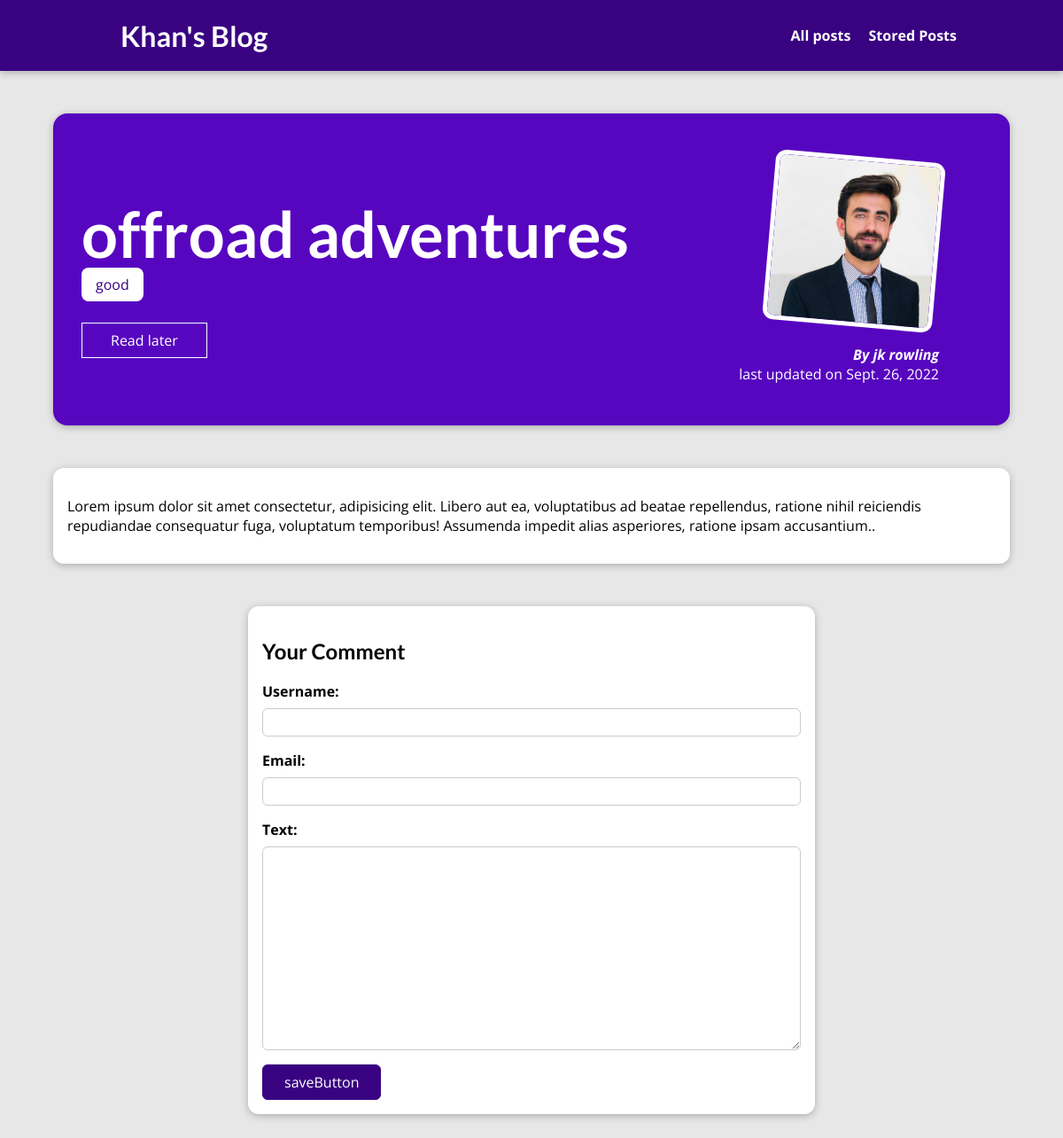
Screenshot of /blog/posts/offroad-adventures with the database file from the repository.
### blog/models.py (models this page shows, shortened)
class Post(models.Model):
    title=models.CharField(max_length=100)
    excerpt=models.CharField(max_length=200)
    image= models.ImageField(upload_to ="posts", null= True)
    date=models.DateField(auto_now=True)
    slug= models.SlugField(unique=True,db_index=True)
    content=models.TextField(validators=[MinLengthValidator(10)])
    author= models.ForeignKey(Author, on_delete=models.SET_NULL, null=True, related_name='posts')
    tag=models.ManyToManyField(Tag)

class Tag(models.Model):
    caption=models.CharField(max_length=100)

class Author(models.Model):
    first_Name= models.CharField(max_length=30)
    last_name= models.CharField(max_length=30)
    email_adress=models.EmailField()
    def full_name(self):
        return f" {self.first_Name} {self.last_name}"
    def __str__(self):
        return self.full_name()

### blog/views.py (the view, shortened to what this page needs)
# urls.py: path("posts/<slug:slug>",views.PostDetail.as_view(),name="posts-detail"),
class PostDetail(View):
    def is_stored_post(self ,request,post_id ):
        stored_post= request.session.get("stored_post")
        if stored_post is not None:
            is_savedfor_later= post_id in stored_post
        else:
            is_savedfor_later=False
        return is_savedfor_later
    def get(self, request, slug):
        post= Post.objects.get(slug= slug)
        context={
            "post":post,
            "post_tags":post.tag.all(),
            "comment_form": CommentForm(),
            "savedforlater": self.is_stored_post(request, post.id)
        }
        return render(request, "blog/post-detail.html",context)

### blog/forms.py
class CommentForm(forms.ModelForm):
    class Meta:
        model=Comment
        exclude=["post"]
        label={
            "user":"your name",
            "email":"your email",
            "text":"YOUR COMMENT"
        }

### blog/templates/blog/post-detail.html (shortened to what this page needs)
{% extends 'base.html' %}
{%load static%}
 {%block css_files%}
  <link rel= "stylesheet" href="{% static "blog/post-detail.css" %}"/>
 {%endblock%}
  {%block content%}
   <section id = "summary">
    <h2> {{post.title}}</h2>
    <div>
     {%for tag in post_tags%}
      <span class = "tag"> {{tag.caption}}</span>
     {%endfor%}
    </div>
    <div id = "read-later">
        <form action="{%url "read-later"%}" method="POST">
            <button>
                {%if savedforlater %}
                 Remove from "Read Later"
                {%else%}
                 Read later
                {%endif%}
            </button>
        </form>
    </div>
    <article>
     <img src="{{post.image.url}}" alt="{{post.title}}"/>
     <address>By <a href="mailto:{{post.author.email_adresss}}" > {{post.author}}</a></address>
     <div> last updated on {{post.date}}</div>
    </article>
   </section>
   <main>
    <p> {{post.content}}.</p>
   </main>
   <section id= "comment-form">
     <h2>Your Comment  </h2>
     <form action= "{% url "posts-detail"  post.slug%} " method="POST" >
        {% for form_field in comment_form %}
          <div class= "form-control">
            {{form_field.label_tag}}
            {{form_field}}
          </div>
        {%endfor%}
        <button>saveButton</button>
     </form>
    </section>
  {%endblock%}

### my_site/static/app.css (style rules this page uses)
* { box-sizing: border-box; }
html { font-family: 'Open Sans', 'Lato', sans-serif; }
body { margin: 0; }
h1, h2, h3 { font-family: 'Lato', sans-serif; font-weight: bold; }

### blog/static/blog/post-detail.css (style rules this page uses)
body { background-color: #e7e7e7; }
#summary { margin: 8rem auto 3rem auto; padding: 2rem; width: 90%; max-width: 90rem; border-radius: 16px; background-color: #5706c0; position: relative; box-shadow: 0 2px 8px rgba(0, 0, 0, 0.25); height: 22rem; }
#summary h2 { color: white; font-size: 4.5rem; margin-bottom: 0.25rem; }
#summary article { position: absolute; top: 2rem; right: 3rem; padding: 1rem 2rem; border-radius: 12px; text-align: right; color: white; }
#summary article img { width: 12rem; height: 12rem; border-radius: 12px; transform: rotateZ(5deg); border: 5px solid white; margin-bottom: 1rem; }
#summary address { font-weight: bold; }
#summary a { color: white; text-decoration: none; }
#read-later { margin:2rem 0; }
#read-later button { background-color: transparent; border: 1px solid white; padding: 0.5rem 2rem; font: inherit; color: white; cursor: pointer; }
main { width: 90%; max-width: 90rem; margin: 3rem auto; background-color: white; padding: 1rem; border-radius: 12px; box-shadow: 0 2px 8px rgba(0, 0, 0, 0.25); }
.tag { background-color: white; color: #390281; padding: 0.5rem 1rem; border-radius: 8px; }
#comment-form { margin: 3rem auto; width: 90%; max-width: 40rem; border-radius: 12px; background-color: white; box-shadow: 0 2px 8px rgba(0, 0, 0, 0.25); padding: 1rem; }
#comment-form button { font: inherit; background-color: #390281; color: white; border: 1px solid #390281; padding: 0.5rem 1.5rem; border-radius: 6px; cursor: pointer; }
.form-control { margin-bottom: 1rem; }
.form-control label { font-weight: bold; margin-bottom: 0.5rem; display: block; }
.form-control input, .form-control textarea { display: block; width: 100%; font: inherit; padding: 0.25rem; border-radius: 6px; border: 1px solid #ccc; }

### rows the page displays
Post: title "offroad adventures", image (picture), author "jk rowling", date "Sept. 26, 2022", content "Lorem ipsum dolor sit amet consectetur, adipisicing elit. Libero aut ea, voluptatibus ad beatae repellendus, ratione nihil reiciendis repudiandae consequatur fuga, voluptatum temporibus! Assumenda impedit alias asperiores, ratione ipsam accusantium."
Tag: caption "good"
